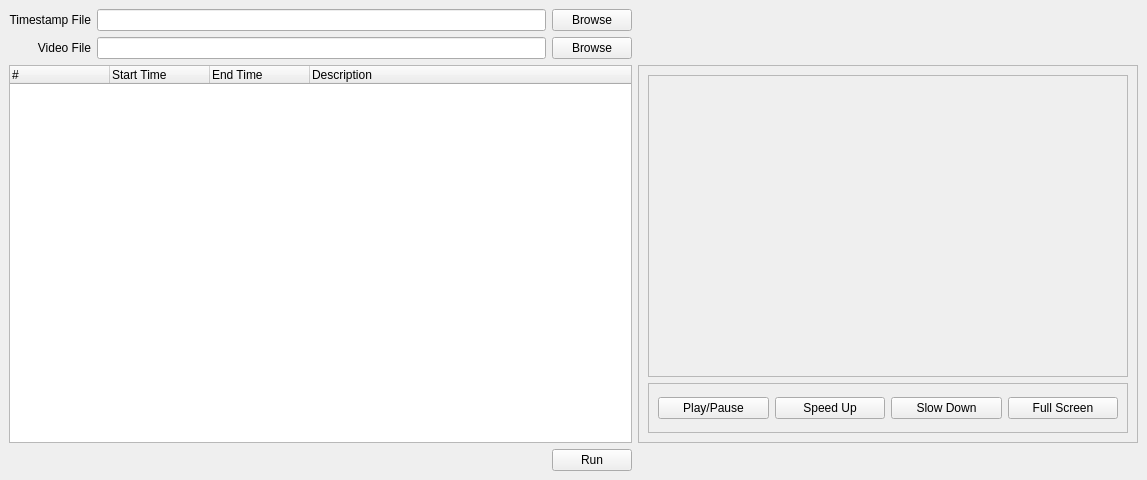
<?xml version="1.0" encoding="UTF-8"?>
<ui version="4.0">
 <class>window</class>
 <widget class="QMainWindow" name="window">
  <property name="geometry">
   <rect>
    <x>0</x>
    <y>0</y>
    <width>1147</width>
    <height>480</height>
   </rect>
  </property>
  <property name="minimumSize">
   <size>
    <width>640</width>
    <height>480</height>
   </size>
  </property>
  <property name="windowTitle">
   <string>Video Loop</string>
  </property>
  <widget class="QWidget" name="widget_central">
   <layout class="QGridLayout" name="layout_main">
    <item row="2" column="0" colspan="3">
     <widget class="QTreeWidget" name="list_timestamp">
      <attribute name="headerVisible">
       <bool>true</bool>
      </attribute>
      <attribute name="headerCascadingSectionResizes">
       <bool>false</bool>
      </attribute>
      <column>
       <property name="text">
        <string>#</string>
       </property>
      </column>
      <column>
       <property name="text">
        <string>Start Time</string>
       </property>
      </column>
      <column>
       <property name="text">
        <string>End Time</string>
       </property>
      </column>
      <column>
       <property name="text">
        <string>Description</string>
       </property>
      </column>
     </widget>
    </item>
    <item row="0" column="1">
     <widget class="QLineEdit" name="entry_timestamp">
      <property name="sizePolicy">
       <sizepolicy hsizetype="Expanding" vsizetype="Fixed">
        <horstretch>0</horstretch>
        <verstretch>0</verstretch>
       </sizepolicy>
      </property>
      <property name="readOnly">
       <bool>true</bool>
      </property>
     </widget>
    </item>
    <item row="0" column="0">
     <widget class="QLabel" name="label_timestamp">
      <property name="text">
       <string>Timestamp File</string>
      </property>
      <property name="alignment">
       <set>Qt::AlignRight|Qt::AlignTrailing|Qt::AlignVCenter</set>
      </property>
     </widget>
    </item>
    <item row="1" column="0">
     <widget class="QLabel" name="label_video">
      <property name="text">
       <string>Video File</string>
      </property>
      <property name="alignment">
       <set>Qt::AlignRight|Qt::AlignTrailing|Qt::AlignVCenter</set>
      </property>
     </widget>
    </item>
    <item row="1" column="1">
     <widget class="QLineEdit" name="entry_video">
      <property name="readOnly">
       <bool>true</bool>
      </property>
     </widget>
    </item>
    <item row="0" column="2">
     <widget class="QPushButton" name="button_timestamp_browse">
      <property name="text">
       <string>Browse</string>
      </property>
     </widget>
    </item>
    <item row="1" column="2">
     <widget class="QPushButton" name="button_video_browse">
      <property name="text">
       <string>Browse</string>
      </property>
     </widget>
    </item>
    <item row="3" column="2">
     <widget class="QPushButton" name="button_run">
      <property name="text">
       <string>Run</string>
      </property>
     </widget>
    </item>
    <item row="2" column="3">
     <widget class="QFrame" name="frame_media">
      <property name="minimumSize">
       <size>
        <width>500</width>
        <height>0</height>
       </size>
      </property>
      <property name="frameShape">
       <enum>QFrame::StyledPanel</enum>
      </property>
      <property name="frameShadow">
       <enum>QFrame::Plain</enum>
      </property>
      <property name="lineWidth">
       <number>0</number>
      </property>
      <layout class="QGridLayout" name="gridLayout">
       <item row="1" column="0">
        <layout class="QVBoxLayout" name="media_layout">
         <property name="sizeConstraint">
          <enum>QLayout::SetNoConstraint</enum>
         </property>
         <item>
          <widget class="VideoFrame" name="frame_video">
           <property name="minimumSize">
            <size>
             <width>0</width>
             <height>0</height>
            </size>
           </property>
           <property name="frameShape">
            <enum>QFrame::StyledPanel</enum>
           </property>
           <property name="frameShadow">
            <enum>QFrame::Plain</enum>
           </property>
           <property name="lineWidth">
            <number>0</number>
           </property>
          </widget>
         </item>
         <item>
          <widget class="QFrame" name="frame_media_control">
           <property name="sizePolicy">
            <sizepolicy hsizetype="Preferred" vsizetype="Expanding">
             <horstretch>0</horstretch>
             <verstretch>0</verstretch>
            </sizepolicy>
           </property>
           <property name="maximumSize">
            <size>
             <width>16777215</width>
             <height>50</height>
            </size>
           </property>
           <property name="frameShape">
            <enum>QFrame::StyledPanel</enum>
           </property>
           <property name="frameShadow">
            <enum>QFrame::Plain</enum>
           </property>
           <property name="lineWidth">
            <number>0</number>
           </property>
           <layout class="QHBoxLayout" name="horizontalLayout">
            <item>
             <widget class="QPushButton" name="button_play_pause">
              <property name="text">
               <string>Play/Pause</string>
              </property>
             </widget>
            </item>
            <item>
             <widget class="QPushButton" name="button_speed_up">
              <property name="text">
               <string>Speed Up</string>
              </property>
             </widget>
            </item>
            <item>
             <widget class="QPushButton" name="button_slow_down">
              <property name="text">
               <string>Slow Down</string>
              </property>
             </widget>
            </item>
            <item>
             <widget class="QPushButton" name="button_full_screen">
              <property name="text">
               <string>Full Screen</string>
              </property>
             </widget>
            </item>
           </layout>
          </widget>
         </item>
        </layout>
       </item>
      </layout>
     </widget>
    </item>
   </layout>
  </widget>
  <action name="actionExit">
   <property name="text">
    <string>Exit</string>
   </property>
  </action>
  <action name="actionTest_Entry">
   <property name="text">
    <string>Test Entry</string>
   </property>
  </action>
 </widget>
 <customwidgets>
  <customwidget>
   <class>VideoFrame</class>
   <extends>QFrame</extends>
   <header>gui</header>
   <container>1</container>
  </customwidget>
 </customwidgets>
 <resources/>
 <connections/>
</ui>
